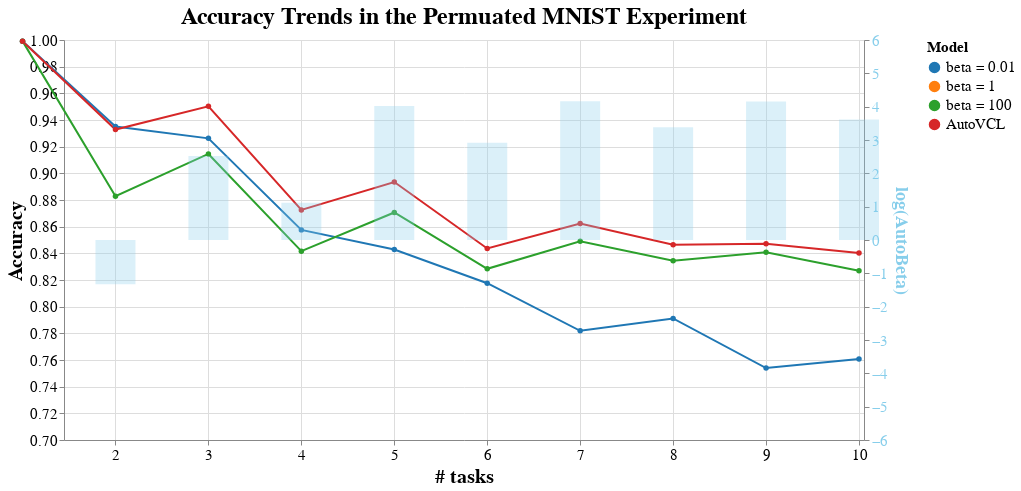

Notebook source saved alongside this figure:
### Code cell
plot_trends([mixed_trends_1, mixed_trends_2, mixed_trends_3, mixed_trends_4], mixed_betas,lower=0.7)

### Figure 1 — Vega-Lite specification as saved in the notebook (floating-point values rounded to 4 significant figures)
{"config": {"view": {"continuousWidth": 400, "continuousHeight": 300}, "axis": {"labelFontSize": 15, "titleFontSize": 20}, "legend": {"labelFontSize": 15, "titleFontSize": 15}, "title": {"fontSize": 24}}, "layer": [{"data": {"name": "data-adeea327413961e986ea92b3ea09c394"}, "mark": {"type": "line", "point": true}, "encoding": {"color": {"field": "Series", "legend": {"title": "Model"}, "scale": {"scheme": "category10"}, "sort": ["beta = 0.01", "beta = 1", "beta = 100", "AutoVCL"], "type": "nominal"}, "tooltip": [{"field": "# of tasks", "type": "quantitative"}, {"field": "Values", "type": "quantitative"}, {"field": "Series", "type": "nominal"}], "x": {"axis": {"values": [1, 2, 3, 4, 5, 6, 7, 8, 9, 10]}, "field": "# of tasks", "scale": {"domain": [1.5, 10]}, "title": "# tasks", "type": "quantitative"}, "y": {"axis": {"grid": true}, "field": "Values", "scale": {"domain": [0.7, 1]}, "title": "Accuracy", "type": "quantitative"}}}, {"data": {"name": "data-adc5a9c1aa98fa7388e3335ac7c3de9e"}, "mark": {"type": "bar", "color": "skyblue", "opacity": 0.3, "width": 40}, "encoding": {"tooltip": [{"field": "# of tasks", "type": "quantitative"}, {"field": "AutoBeta", "type": "quantitative"}], "x": {"axis": {"values": [1, 2, 3, 4, 5, 6, 7, 8, 9]}, "field": "# of tasks", "scale": {"domain": [1.5, 10]}, "title": "# tasks", "type": "quantitative"}, "y": {"axis": {"labelColor": "skyblue", "titleColor": "skyblue", "titleFontSize": 18}, "field": "AutoBeta", "scale": {"domain": [-6, 6]}, "title": "log(AutoBeta)", "type": "quantitative"}}}], "height": 400, "resolve": {"scale": {"y": "independent"}}, "title": "Accuracy Trends in the Permuated MNIST Experiment", "width": 800, "$schema": "https://vega.github.io/schema/vega-lite/v4.17.0.json", "datasets": {"data-adeea327413961e986ea92b3ea09c394": [{"# of tasks": 1, "Series": "beta = 0.01", "Values": 0.9991}, {"# of tasks": 2, "Series": "beta = 0.01", "Values": 0.9351}, {"# of tasks": 3, "Series": "beta = 0.01", "Values": 0.9262}, {"# of tasks": 4, "Series": "beta = 0.01", "Values": 0.8576}, {"# of tasks": 5, "Series": "beta = 0.01", "Values": 0.8429}, {"# of tasks": 6, "Series": "beta = 0.01", "Values": 0.8176}, {"# of tasks": 7, "Series": "beta = 0.01", "Values": 0.7819}, {"# of tasks": 8, "Series": "beta = 0.01", "Values": 0.7912}, {"# of tasks": 9, "Series": "beta = 0.01", "Values": 0.7539}, {"# of tasks": 10, "Series": "beta = 0.01", "Values": 0.7607}, {"# of tasks": 1, "Series": "beta = 1", "Values": null}, {"# of tasks": 2, "Series": "beta = 1", "Values": null}, {"# of tasks": 3, "Series": "beta = 1", "Values": null}, {"# of tasks": 4, "Series": "beta = 1", "Values": null}, {"# of tasks": 5, "Series": "beta = 1", "Values": null}, {"# of tasks": 6, "Series": "beta = 1", "Values": null}, {"# of tasks": 7, "Series": "beta = 1", "Values": null}, {"# of tasks": 8, "Series": "beta = 1", "Values": null}, {"# of tasks": 9, "Series": "beta = 1", "Values": null}, {"# of tasks": 10, "Series": "beta = 1", "Values": null}, {"# of tasks": 1, "Series": "beta = 100", "Values": 0.9991}, {"# of tasks": 2, "Series": "beta = 100", "Values": 0.8829}, {"# of tasks": 3, "Series": "beta = 100", "Values": 0.9145}, {"# of tasks": 4, "Series": "beta = 100", "Values": 0.8416}, {"# of tasks": 5, "Series": "beta = 100", "Values": 0.8707}, {"# of tasks": 6, "Series": "beta = 100", "Values": 0.8284}, {"# of tasks": 7, "Series": "beta = 100", "Values": 0.849}, {"# of tasks": 8, "Series": "beta = 100", "Values": 0.8344}, {"# of tasks": 9, "Series": "beta = 100", "Values": 0.8408}, {"# of tasks": 10, "Series": "beta = 100", "Values": 0.8269}, {"# of tasks": 1, "Series": "AutoVCL", "Values": 0.9991}, {"# of tasks": 2, "Series": "AutoVCL", "Values": 0.9328}, {"# of tasks": 3, "Series": "AutoVCL", "Values": 0.9503}, {"# of tasks": 4, "Series": "AutoVCL", "Values": 0.8726}, {"# of tasks": 5, "Series": "AutoVCL", "Values": 0.8935}, {"# of tasks": 6, "Series": "AutoVCL", "Values": 0.8436}, {"# of tasks": 7, "Series": "AutoVCL", "Values": 0.8623}, {"# of tasks": 8, "Series": "AutoVCL", "Values": 0.8464}, {"# of tasks": 9, "Series": "AutoVCL", "Values": 0.8472}, {"# of tasks": 10, "Series": "AutoVCL", "Values": 0.8402}], "data-adc5a9c1aa98fa7388e3335ac7c3de9e": [{"# of tasks": 1, "beta = 0.01": 0.9991, "beta = 1": null, "beta = 100": 0.9991, "AutoVCL": 0.9991, "AutoBeta": null}, {"# of tasks": 2, "beta = 0.01": 0.9351, "beta = 1": null, "beta = 100": 0.8829, "AutoVCL": 0.9328, "AutoBeta": -1.328}, {"# of tasks": 3, "beta = 0.01": 0.9262, "beta = 1": null, "beta = 100": 0.9145, "AutoVCL": 0.9503, "AutoBeta": 2.521}, {"# of tasks": 4, "beta = 0.01": 0.8576, "beta = 1": null, "beta = 100": 0.8416, "AutoVCL": 0.8726, "AutoBeta": 1.116}, {"# of tasks": 5, "beta = 0.01": 0.8429, "beta = 1": null, "beta = 100": 0.8707, "AutoVCL": 0.8935, "AutoBeta": 4.022}, {"# of tasks": 6, "beta = 0.01": 0.8176, "beta = 1": null, "beta = 100": 0.8284, "AutoVCL": 0.8436, "AutoBeta": 2.918}, {"# of tasks": 7, "beta = 0.01": 0.7819, "beta = 1": null, "beta = 100": 0.849, "AutoVCL": 0.8623, "AutoBeta": 4.163}, {"# of tasks": 8, "beta = 0.01": 0.7912, "beta = 1": null, "beta = 100": 0.8344, "AutoVCL": 0.8464, "AutoBeta": 3.382}, {"# of tasks": 9, "beta = 0.01": 0.7539, "beta = 1": null, "beta = 100": 0.8408, "AutoVCL": 0.8472, "AutoBeta": 4.157}, {"# of tasks": 10, "beta = 0.01": 0.7607, "beta = 1": null, "beta = 100": 0.8269, "AutoVCL": 0.8402, "AutoBeta": 3.613}]}}
